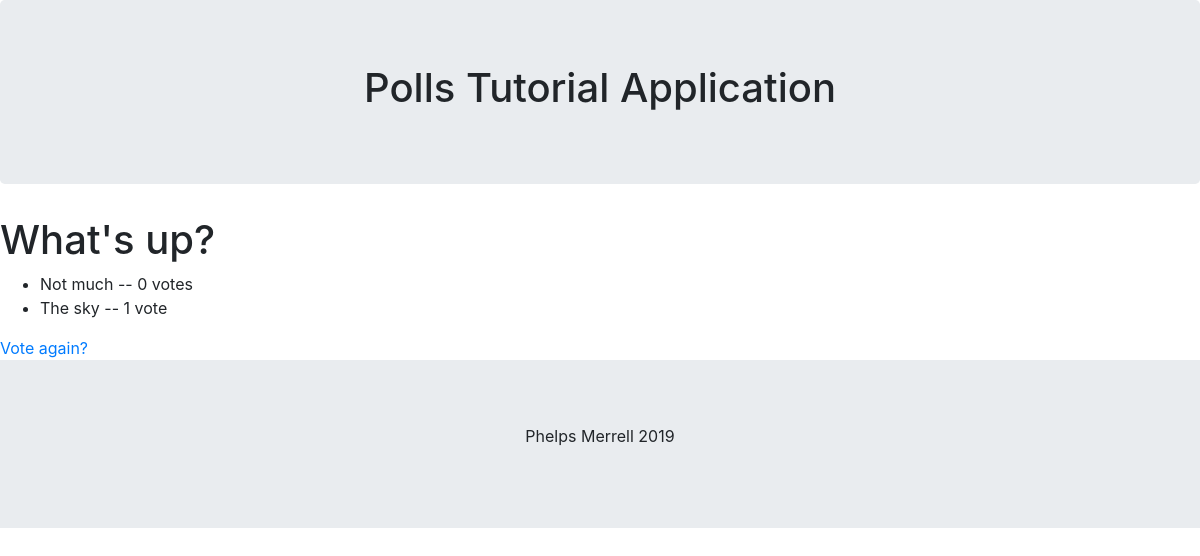
Before: /polls/2/results/ with the older database file.
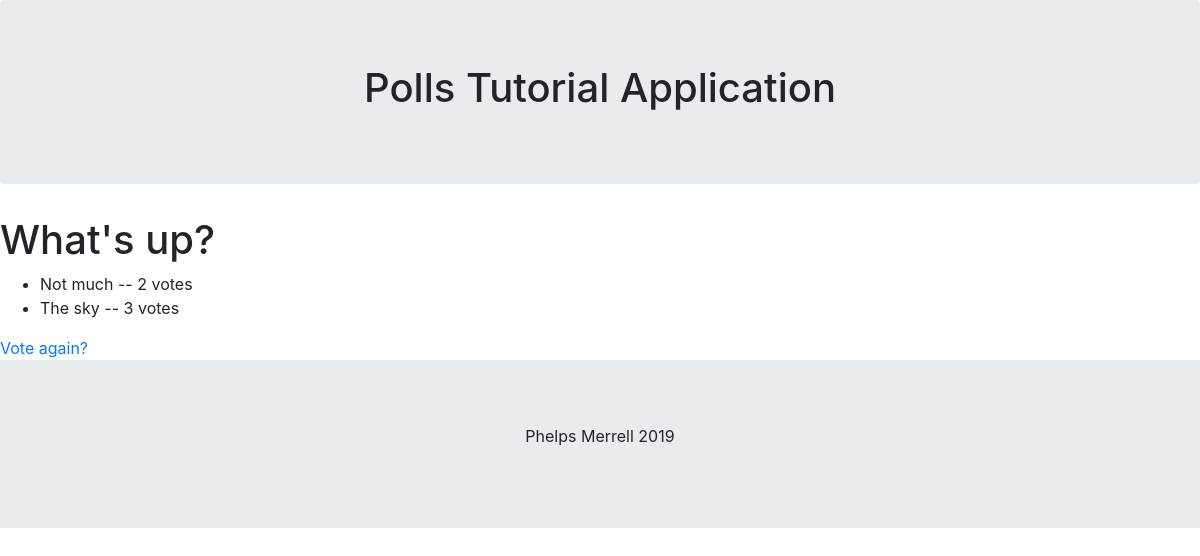
After: the same page with the newer database file.
### polls/models.py (models this page shows, shortened)
class Choice(models.Model):
    question = models.ForeignKey(Question, on_delete=models.CASCADE)
    choice_text = models.CharField(max_length=200)
    votes = models.IntegerField(default=0)

### polls/views.py (the view)
# urls.py: path('<int:pk>/results/', views.ResultsView.as_view(), name='results'),
class ResultsView(generic.DetailView):
    model = Question
    template_name = 'polls/results.html'
    response = "You're looking at the results of question %s."

### polls/templates/polls/results.html
{% extends "layout.html" %}
{% block content %}
<h1>{{ question.question_text }}</h1>
<ul>
{% for choice in question.choice_set.all %}
    <li>{{ choice.choice_text }} -- {{ choice.votes }} vote{{ choice.votes|pluralize }}</li>
{% endfor %}
</ul>
<a href="{% url 'polls:detail' question.id %}">Vote again?</a>
{% endblock %}

Changed rows visible on the page:
changed Choice "Not much": votes "0" → "2"
changed Choice "The sky": votes "1" → "3"
